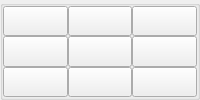
     <widget class="QGroupBox" name="groupBox_7">
      <property name="sizePolicy">
       <sizepolicy hsizetype="Expanding" vsizetype="Expanding">
        <horstretch>0</horstretch>
        <verstretch>0</verstretch>
       </sizepolicy>
      </property>
      <property name="title">
       <string/>
      </property>
      <layout class="QGridLayout" name="gridLayout_19">
       <property name="leftMargin">
        <number>0</number>
       </property>
       <property name="topMargin">
        <number>0</number>
       </property>
       <property name="rightMargin">
        <number>0</number>
       </property>
       <property name="bottomMargin">
        <number>0</number>
       </property>
       <property name="spacing">
        <number>0</number>
       </property>
       <item row="2" column="2">
        <widget class="QPushButton" name="pushButton_7_9">
         <property name="sizePolicy">
          <sizepolicy hsizetype="Expanding" vsizetype="Expanding">
           <horstretch>0</horstretch>
           <verstretch>0</verstretch>
          </sizepolicy>
         </property>
         <property name="text">
          <string/>
         </property>
        </widget>
       </item>
       <item row="2" column="0">
        <widget class="QPushButton" name="pushButton_7_7">
         <property name="sizePolicy">
          <sizepolicy hsizetype="Expanding" vsizetype="Expanding">
           <horstretch>0</horstretch>
           <verstretch>0</verstretch>
          </sizepolicy>
         </property>
         <property name="text">
          <string/>
         </property>
        </widget>
       </item>
       <item row="2" column="1">
        <widget class="QPushButton" name="pushButton_7_8">
         <property name="sizePolicy">
          <sizepolicy hsizetype="Expanding" vsizetype="Expanding">
           <horstretch>0</horstretch>
           <verstretch>0</verstretch>
          </sizepolicy>
         </property>
         <property name="text">
          <string/>
         </property>
        </widget>
       </item>
       <item row="0" column="2">
        <widget class="QPushButton" name="pushButton_7_3">
         <property name="sizePolicy">
          <sizepolicy hsizetype="Expanding" vsizetype="Expanding">
           <horstretch>0</horstretch>
           <verstretch>0</verstretch>
          </sizepolicy>
         </property>
         <property name="text">
          <string/>
         </property>
        </widget>
       </item>
       <item row="0" column="0">
        <widget class="QPushButton" name="pushButton_7_1">
         <property name="sizePolicy">
          <sizepolicy hsizetype="Expanding" vsizetype="Expanding">
           <horstretch>0</horstretch>
           <verstretch>0</verstretch>
          </sizepolicy>
         </property>
         <property name="text">
          <string/>
         </property>
        </widget>
       </item>
       <item row="1" column="1">
        <widget class="QPushButton" name="pushButton_7_5">
         <property name="sizePolicy">
          <sizepolicy hsizetype="Expanding" vsizetype="Expanding">
           <horstretch>0</horstretch>
           <verstretch>0</verstretch>
          </sizepolicy>
         </property>
         <property name="text">
          <string/>
         </property>
        </widget>
       </item>
       <item row="0" column="1">
        <widget class="QPushButton" name="pushButton_7_2">
         <property name="sizePolicy">
          <sizepolicy hsizetype="Expanding" vsizetype="Expanding">
           <horstretch>0</horstretch>
           <verstretch>0</verstretch>
          </sizepolicy>
         </property>
         <property name="text">
          <string/>
         </property>
        </widget>
       </item>
       <item row="1" column="2">
        <widget class="QPushButton" name="pushButton_7_6">
         <property name="sizePolicy">
          <sizepolicy hsizetype="Expanding" vsizetype="Expanding">
           <horstretch>0</horstretch>
           <verstretch>0</verstretch>
          </sizepolicy>
         </property>
         <property name="text">
          <string/>
         </property>
        </widget>
       </item>
       <item row="1" column="0">
        <widget class="QPushButton" name="pushButton_7_4">
         <property name="sizePolicy">
          <sizepolicy hsizetype="Expanding" vsizetype="Expanding">
           <horstretch>0</horstretch>
           <verstretch>0</verstretch>
          </sizepolicy>
         </property>
         <property name="text">
          <string/>
         </property>
        </widget>
       </item>
      </layout>
     </widget>
